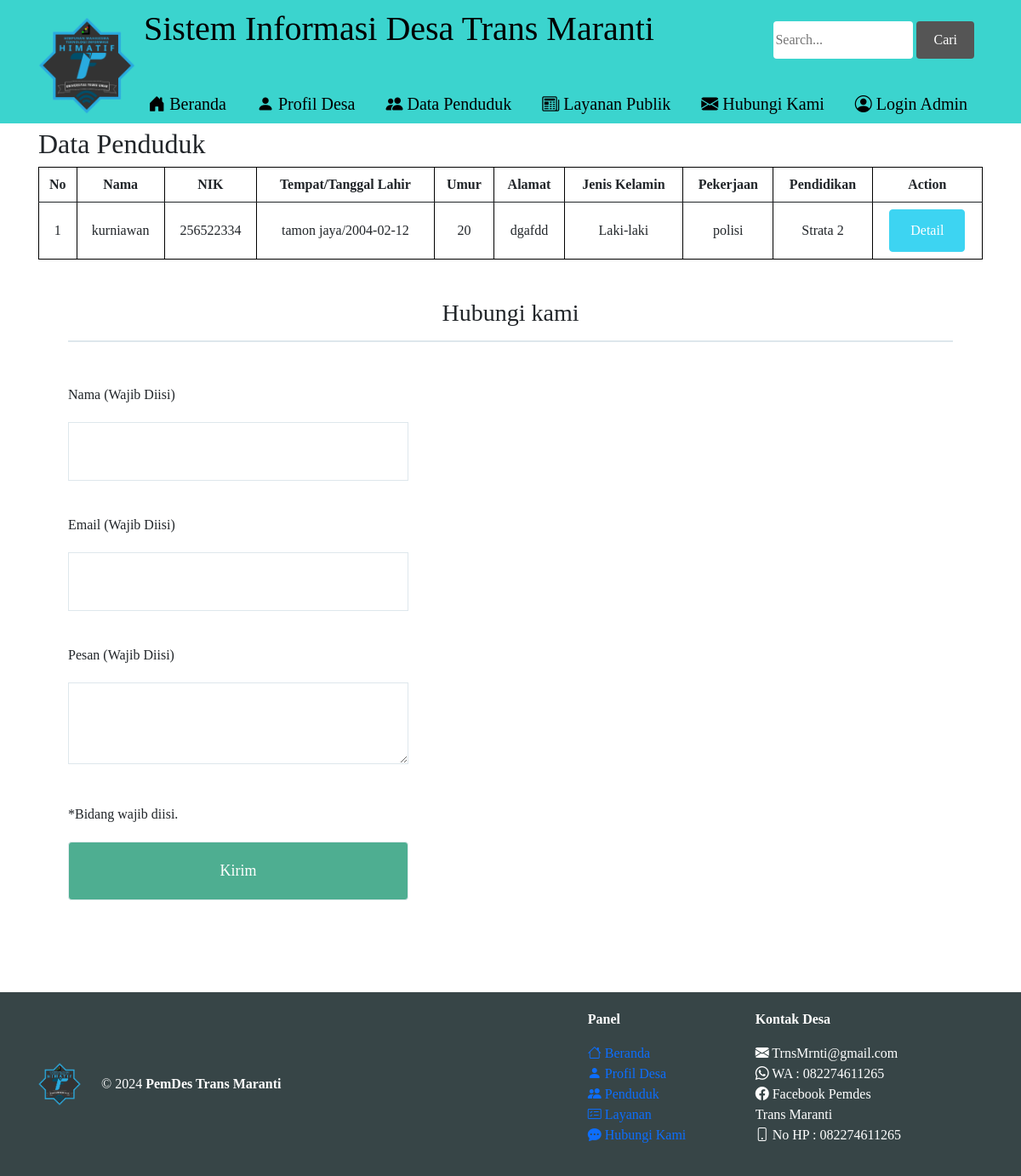
Screenshot of /population.php with the database file from the repository.
### tables this page shows
CREATE TABLE `penduduk_desa` (
  `id` int(11) NOT NULL,
  `nama` varchar(100) NOT NULL,
  `NIK` varchar(50) NOT NULL,
  `jenis_kelamin` enum('Laki-laki','Perempuan') NOT NULL,
  `tanggal_lahir` date NOT NULL,
  `tempat_lahir` varchar(100) NOT NULL,
  `alamat` text NOT NULL,
  `status_perkawinan` enum('Belum Menikah','Menikah','Cerai') NOT NULL,
  `pekerjaan` varchar(100) NOT NULL,
  `pendidikan` varchar(100) NOT NULL,
  `kewarganegaraan` varchar(100) NOT NULL,
  `agama` varchar(100) NOT NULL,
  `etnis_suku` varchar(100) NOT NULL,
  `status_kependudukan` enum('Penduduk Tetap','Penduduk Sementara') NOT NULL
);

### population.php (the view, shortened to what this page needs)
<?php
include 'includes/db.php';
$query = "SELECT * FROM penduduk_desa";
$result = mysqli_query($koneksi, $query);
function calculateAge($birthdate) {
  $birthDate = new DateTime($birthdate);
  $today = new DateTime();
  $age = $today->diff($birthDate)->y;
  return $age;
}
?>
<!DOCTYPE html>
<html lang="en">
<head>
   <link rel="stylesheet" type="text/css" href="https://cdnjs.cloudflare.com/ajax/libs/bootstrap/5.0.2/css/bootstrap.min.css">
  <link rel="stylesheet" type="text/css" href="https://cdnjs.cloudflare.com/ajax/libs/bootstrap-icons/1.6.0/font/bootstrap-icons.min.css">
</head>
<body>
  <header>
  <div class="container">
    <div class="header-left">
      <img class="logo" src="gambar/himatif.png">
      <h1>Sistem Informasi Desa Trans Maranti</h1>
    </div>
    <div class="search-form">
      <form>
        <input type="text" placeholder="Search...">
        <button type="submit">Cari</button>
      </form>
    </div>
    <div class="header-right">
      <a href="index.php"><i class="bi bi-house-door-fill"></i> Beranda</a>
      <a href="profile.php"><i class="bi bi-person-fill"></i> Profil Desa</a>
      <a href="population.php"><i class="bi bi-people-fill"></i> Data Penduduk</a>
      <div class="dropdown">
        <a href=""><i class="bi bi-newspaper"></i> Layanan Publik</a>
      </div>
      <a href="contact.php"><i class="bi bi-envelope-fill"></i> Hubungi Kami</a>
      <a href="admin/index.php" class="admin-login"><i class="bi bi-person-circle"></i> Login Admin</a>
    </div>
  </div>
</header>
<div class="container">
    <section>
      <h2 class="penduduk">Data Penduduk</h2>
      <div class="table-responsive">
        <table class="table">
          <thead>
            <tr>
              <th>No</th>
              <th>Nama</th>
              <th>NIK</th>
              <th>Tempat/Tanggal Lahir</th>
              <th>Umur</th>
              <th>Alamat</th>
              <th>Jenis Kelamin</th>
              <th>Pekerjaan</th>
              <th>Pendidikan</th>
              <th>Action</th>
            </tr>
          </thead>
          <tbody>
            <?php
            $no = 1;
            while ($row = mysqli_fetch_assoc($result)) { ?>
              <tr>
                <td><?php echo $no++; ?></td>
                <td><?php echo $row['nama']; ?></td>
                <td><?php echo $row['NIK']; ?></td>
                <td><?php echo $row['tempat_lahir'] . '/' . $row['tanggal_lahir']; ?></td>
                <td><?php echo calculateAge($row['tanggal_lahir']); ?></td>
                <td><?php echo $row['alamat']; ?></td>
                <td><?php echo $row['jenis_kelamin']; ?></td>
                <td><?php echo $row['pekerjaan']; ?></td>
                <td><?php echo $row['pendidikan']; ?></td>
                <td>
                  <a href="detail.php?id=<?php echo $row['id']; ?>" class="btn btn-info">Detail</a>
                </td>
              </tr>
            <?php } ?>
          </tbody>
        </table>
      </div>
    </section>
  </div>
    <div class="main">
    <div id="bagian-hubungi-kami" class="contact-form">
        <h3 class="section-title">Hubungi kami</h3>
        <form action="input_hubungi.php" method="POST">
            <p>Nama (Wajib Diisi)</p>
            <input type="text" name="nama" required>
            <p>Email (Wajib Diisi)</p>
            <input type="email" name="email" required>
            <p>Pesan (Wajib Diisi)</p>
            <textarea name="pesan" required></textarea>
            <p>*Bidang wajib diisi.</p>
            <input class="contact-submit" type="submit" value="Kirim">
        </form>
    </div>
</div>
     <footer class="mt-5">
    <div class="container">
      <div class="row text-white">
        <div class="col-md-5 d-flex align-items-center">
          <img class="" src="images/himatif.png" alt="Logo Desa" width="50" height="50">
          <div class="ms-4">
            <p class="m-0">&copy; <?php echo date('Y'); ?> <b>PemDes Trans Maranti</b></p>
          </div>
        </div>
        <div class="col-md-6 d-flex align-items-center justify-content-end">
          <div class="row">
            <div class="col-md-6">
              <p class="text-left"><b>Panel</b></p>
              <ul class="list-unstyled text-white">
                <li><a href="index.php"><i class="bi bi-house"></i> Beranda</a></li>
                <li><a href="profile.php"><i class="bi bi-person-fill"></i> Profil Desa</a></li>
                <li><a href="population.php"><i class="bi bi-people-fill"></i> Penduduk</a></li>
                <li><a href="public_services.php"><i class="bi bi-card-checklist"></i> Layanan</a></li>
                <li><a href="contact.php"><i class="bi bi-chat-dots-fill"></i> Hubungi Kami</a></li>
              </ul>
            </div>
            <div class="col-md-6">
              <p class="text-left"><b>Kontak Desa</b></p>
              <ul class="list-unstyled">
                <li><i class="bi bi-envelope-fill"></i> TrnsMrnti@gmail.com</li>
                <li><i class="bi bi-whatsapp"></i> WA : 082274611265</li>
                <li><i class="bi bi-facebook"></i> Facebook Pemdes Trans Maranti</li>
                <li><i class="bi bi-phone"></i> No HP : 082274611265</li>
              </ul>
            </div>
          </div>
        </div>
      </div>
    </div>
  </footer>
</body>
  </body>
</html>

### population.php (style rules this page uses)
* { box-sizing: border-box; }
body { font-family: Arial, sans-serif; font-family: "Lucida Grande"; margin: 0; }
.penduduk { margin-top: 150px; }
table { width: 100%; margin-bottom: 20px; border-collapse: collapse; }
table th, table td { padding: 8px; border: 1px solid #000; text-align: center; vertical-align: middle; }
a { text-decoration: none; }
.container { width: 100%; padding: 0 15px; margin: 0 auto; }
.section-title { border-bottom: 2px solid #dee7ec; font-size: 28px; padding-bottom: 15px; margin-bottom: 50px; text-align: center; }
header { height: 145px; width: 100%; background-color: rgba(38, 208, 201, 0.9); position :fixed; top: 0; z-index: 10; }
.logo { width : 124px; float: left; padding-top: 10px; padding-right: 10px }
.header-left { float: left; height: 100px; width: 800px; color : black; font-size: 20px; padding: 10px 0; }
.header-right { float: right; margin-right: 0; }
.header-right a { line-height: 45px; padding: 0 18px; color: black; display: block; float: left; transition: all 0.5s; font-size: 20px; }
.dropdown { position: relative; float: left; }
.search-form { display: inline-block; float: right; margin-top: 25px; padding-right: 10px; }
.search-form input[type="text"] { padding: 10px 2px; border: none; border-radius: 4px; }
.search-form button { padding: 10px 20px; background-color: #555; color: #fff; border: none; border-radius: 4px; cursor: pointer; }
.btn { padding: 12px 24px; color: white; display: inline-block; opacity: 0.8; border-radius: 4px; text-align: center; }
.main { padding: 10px 80px; }
.contact-form input, textarea { width : 400px; margin-top : 10px; margin-bottom : 30px; padding : 20px; font-size : 18px; border : 1px solid #dee7ec; }
.contact-submit { background-color: #239b76; }
.contact-form { margin: 20px 0; }
.contact-form p { margin: 10px 0; }
.contact-submit { padding: 12px 24px; color: white; display: inline-block; opacity: 0.8; border-radius: 4px; text-align: center; }
footer { padding: 20px 0; height: 50%; width: 100%; background-color: rgba(34, 49, 52, 0.9); }

### rows the page displays
penduduk_desa: nama "kurniawan", NIK "256522334", tempat_lahir "tamon jaya", tanggal_lahir "2004-02-12", tanggal_lahir "20", alamat "dgafdd", jenis_kelamin "Laki-laki", pekerjaan "polisi", pendidikan "Strata 2"
